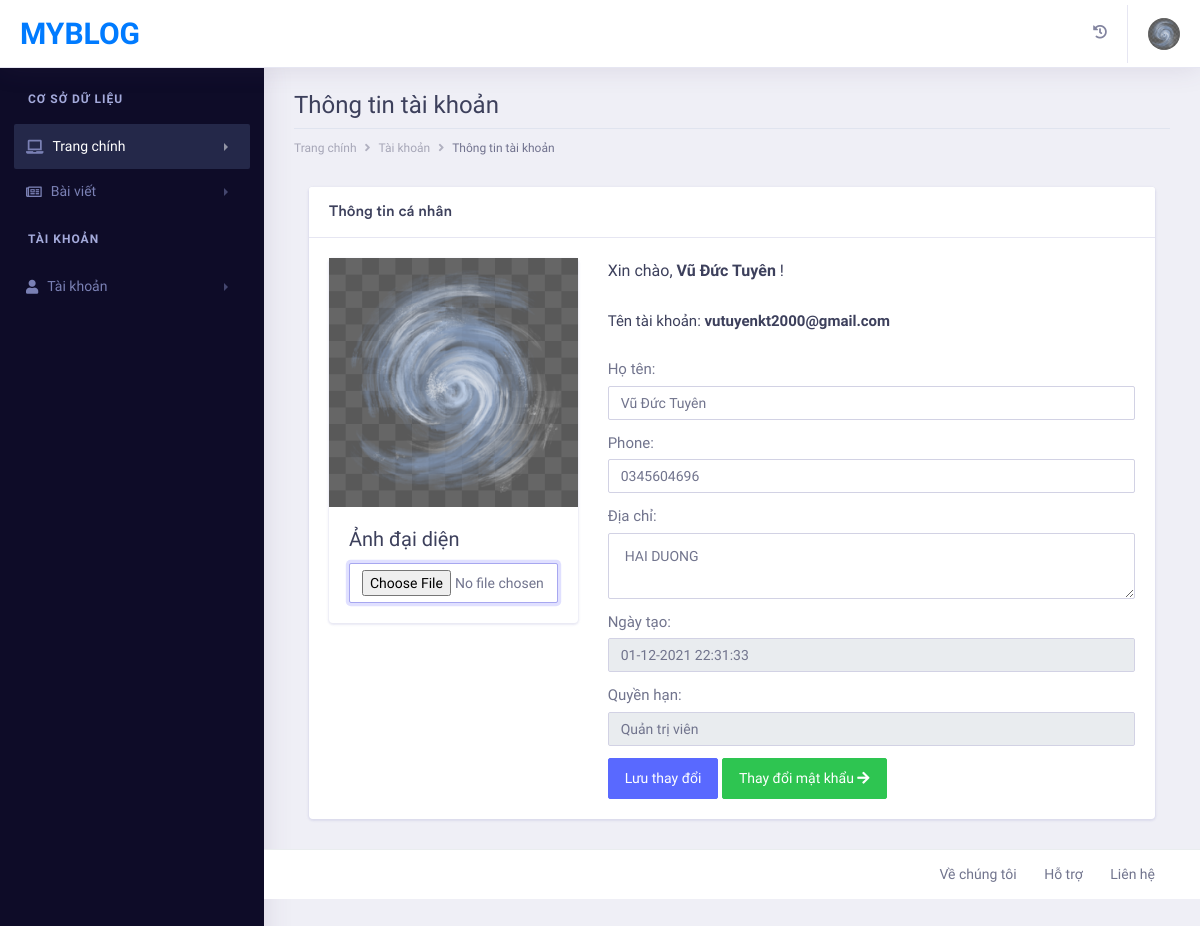
The page /admin/pages/account-info.php (signed in) on the database its author committed.
### tables this page shows
CREATE TABLE `account` (
  `id_acc` int(11) NOT NULL,
  `name` varchar(255) NOT NULL,
  `email` varchar(255) NOT NULL,
  `password` varchar(255) NOT NULL,
  `phone` varchar(50) NOT NULL,
  `address` varchar(255) NOT NULL,
  `image` varchar(255) NOT NULL,
  `date_create` datetime NOT NULL,
  `level` tinyint(1) NOT NULL
);

### admin/pages/account-info.php (the view, shortened to what this page needs)
<?php
    if(isset($_SESSION['user']) && isset($_SESSION['level']))
    {
        include('includes/header.php');
        include('includes/navbar.php');
        include('includes/left-sidebar.php');
        $level_check = $_SESSION['level'];
        $user = "SELECT * FROM account WHERE email = '$email'";
        $rs_user = mysqli_query($conn, $user);
        $row_user = mysqli_fetch_array($rs_user);
        $old_image = $row_user['image'];
?>
<body>
        <div class="dashboard-wrapper">
            <div class="dashboard-ecommerce">
                <div class="container-fluid dashboard-content " >
                    <div class="row">
                        <div class="col-xl-12 col-lg-12 col-md-12 col-sm-12 col-12">
                            <div class="page-header" >
                                <h2 class="pageheader-title" style="font-family: 'Roboto Condensed', sans-serif;">Thông tin tài khoản</h2>
                                <div class="page-breadcrumb">
                                    <nav aria-label="breadcrumb">
                                        <ol class="breadcrumb">
                                            <li class="breadcrumb-item"><a href="index.php" class="breadcrumb-link">Trang chính</a></li>
                                            <li class="breadcrumb-item"><a href="account.php" class="breadcrumb-link">Tài khoản</a></li>
                                            <li class="breadcrumb-item active" aria-current="page">Thông tin tài khoản</li>
                                        </ol>
                                    </nav>
                                </div>
                            </div>
                        </div>
                    </div>
                    <div class="ecommerce-widget">
                        <div class="col-xl-12 col-lg-12 col-md-6 col-sm-12 col-12">
                            <div class="card">
                                <h5 class="card-header">Thông tin cá nhân</h5>
                                <div class="card-body">
                                    <div class="row">
                                        <div class="col-lg-4 col-sm-12 col-xs-12">
                                            <form method="POST" enctype="multipart/form-data">
                                            <div class="card">
                                                <img class="img-fluid" src="public/images/avatars/<?php echo $old_image; ?>" alt="Card image cap">
                                                <div class="card-body">
                                                    <h3 class="card-title" style="font-family: 'Roboto Condensed', sans-serif;">Ảnh đại diện</h3>
                                                    <input type="file" name="image" class="form-control">
                                                </div>
                                            </div>
                                        </div>
                                        <div class="col-lg-8 col-sm-12 col-xs-12">
                                            <h4 class="mb-4" style="font-family: 'Roboto Condensed', sans-serif;">Xin chào, <strong> <?php echo $row_user['name']; ?> </strong>!</h4>
                                            <h5 class="mb-4" style="font-family: 'Roboto Condensed', sans-serif;">Tên tài khoản: <strong> <?php echo $row_user['email']; ?> </strong></h5>
                                                <div class="form-group">
                                                    <label>Họ tên:</label>
                                                    <input type="text" name="name" class="form-control" value="<?php echo $row_user['name']; ?>">
                                                </div>
                                                <div class="form-group">
                                                    <label>Phone:</label>
                                                    <input type="text" name="phone" class="form-control" value="<?php echo $row_user['phone']; ?>">
                                                </div>
                                                <div class="form-group">
                                                    <label>Địa chỉ:</label>
                                                    <textarea class="form-control" name="address"><?php echo $row_user['address']; ?></textarea>
                                                </div>
                                                <div class="form-group">
                                                    <label>Ngày tạo:</label>
                                                    <input type="text" name="date_create" class="form-control"
                                                    value="<?php
                                                        $date = date_create($row_user['date_create']);
                                                        echo date_format($date, "d-m-Y H:i:s");
                                                    ?>"
                                                    disabled>
                                                </div>
                                                <div class="form-group">
                                                    <label>Quyền hạn: </label>
                                                    <input type="text" name="level" class="form-control"
                                                    value="<?php if($level_check == 1)
                                                        {
                                                            echo 'Quản trị viên';
                                                        }
                                                        else
                                                        {
                                                            echo 'Nhân viên';
                                                        }
                                                    ?>" disabled>
                                                </div>
                                                <button type="submit" class="btn btn-primary" name="save">Lưu thay đổi</button>
                                                <a class="btn btn-success" href="change-password.php" role="button">Thay đổi mật khẩu <i class="fas fa-arrow-right"></i></a>
                                        </div>
                                    </div>
                                </div>
                            </div>
                        </div>
                    </div>
                </div>
            </div>
<?php
        include('includes/footer.php');
    }
    else
    {
        echo "<script> location.href='login.php'; </script>";
    }
?>

### admin/pages/includes/navbar.php (shortened to what this page needs)
<?php
    if(isset($_SESSION['user']) && isset($_SESSION['level']))
    {
        $email = $_SESSION['user'];
        $user = "SELECT image, name FROM account WHERE email = '$email'";
        $rs_user = mysqli_query($conn, $user);
        $row_user = mysqli_fetch_array($rs_user);
        $avatar = $row_user['image'];
    }
?>
    <div class="dashboard-main-wrapper">
        <div class="dashboard-header">
            <nav class="navbar navbar-expand-lg bg-white fixed-top">
                <a class="navbar-brand" href="index.php">MYBLOG</a>
                <div class="collapse navbar-collapse " id="navbarSupportedContent">
                    <ul class="navbar-nav ml-auto navbar-right-top">
                        <li class="nav-item dropdown notification">
                            <a class="nav-link nav-icons" href="#" id="navbarDropdownMenuLink1" data-toggle="dropdown" aria-haspopup="true" aria-expanded="false"><i class="fas fa-history"></i></a>
                        </li>
                        <li class="nav-item dropdown nav-user">
                            <a class="nav-link nav-user-img" href="#" id="navbarDropdownMenuLink2" data-toggle="dropdown" aria-haspopup="true" aria-expanded="false"><img src="public/images/avatars/<?php echo $avatar; ?>" alt="" class="user-avatar-md rounded-circle"></a>
                        </li>
                    </ul>
                </div>
            </nav>
        </div>

### admin/pages/includes/header.php (style rules this page uses)
body { font-family: 'Roboto Condensed', sans-serif; }

### rows shown on the page
account: image (picture), name "Vũ Đức Tuyên", email "vutuyenkt2000@gmail.com", phone "0345604696", address "HAI DUONG", date_create "01-12-2021 22:31:33"
